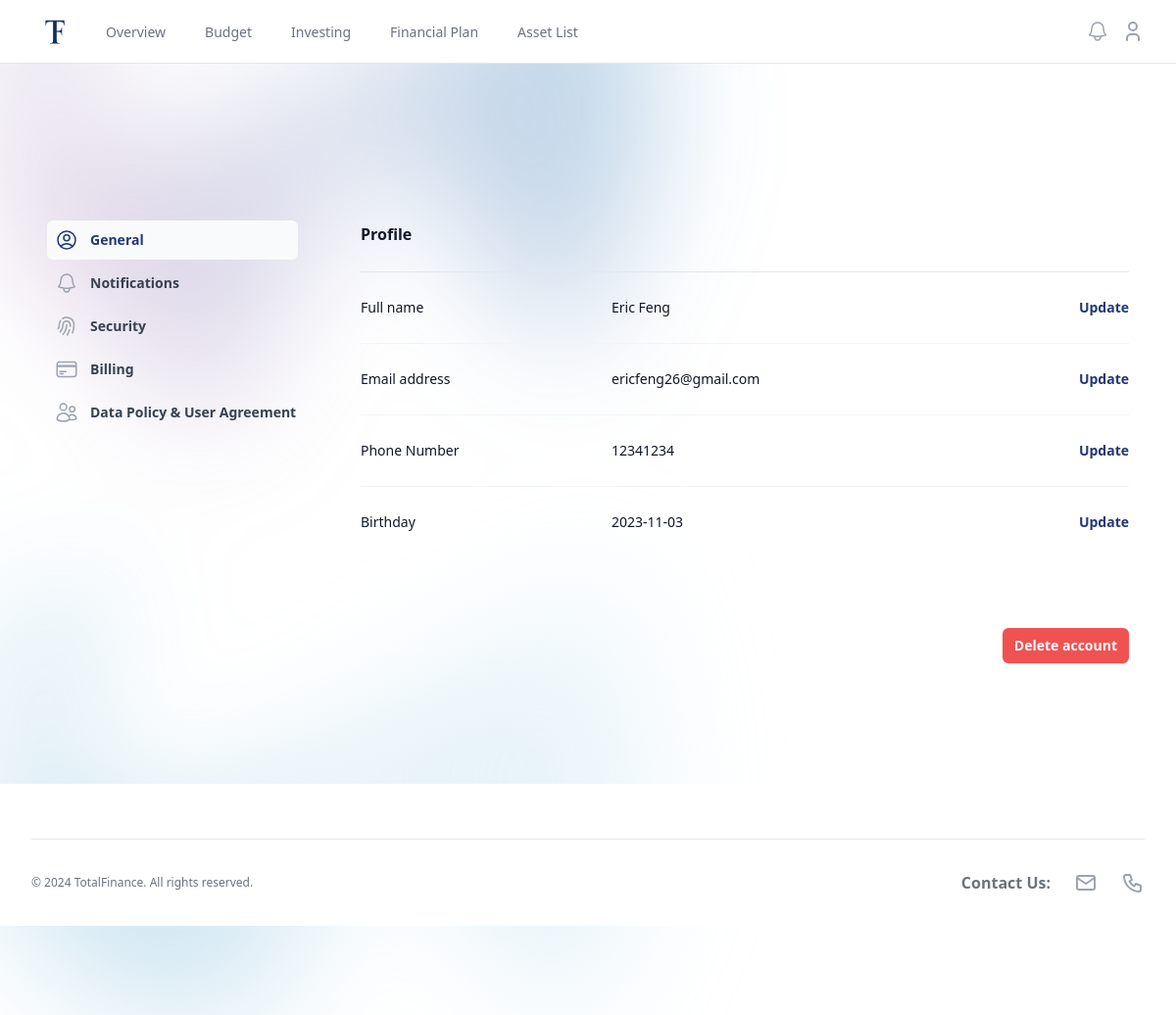
The app's page /settings (signed in), older data.
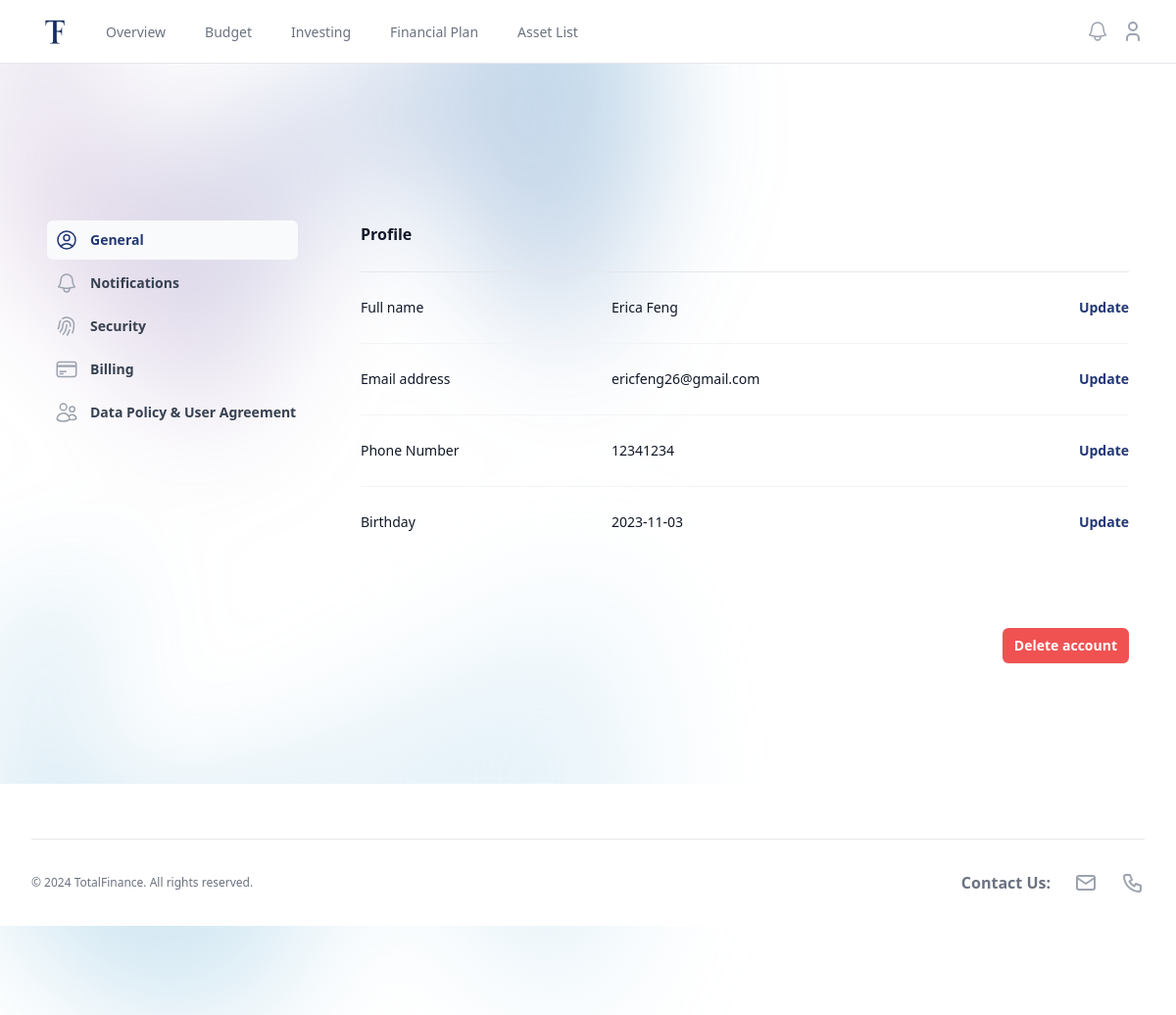
The same page, newer data.
### flaskmain/models.py (models this page shows, shortened)
class Users(db.Model, UserMixin):
    id = db.Column(db.Integer, primary_key = True)
    name = db.Column(db.String(50), unique = False, nullable = False)
    email = db.Column(db.String(120), unique = True, nullable = False)
    password = db.Column(db.String(60), nullable = False)
    phone = db.Column(db.String(60), unique = True, nullable = False)
    dob = db.Column(db.String(60), nullable = False)

### flaskmain/routes.py (the view)
@application.route("/settings", methods = ["GET", "POST"])
@login_required
def settings():
    form = RegistrationForm()
    nameform = SettingNameForm()
    emailform = SettingEmailForm()
    phoneform = SettingPhoneForm()
    dobform = SettingDOBForm()
    if nameform.submit.data and nameform.validate_on_submit():
        current_user.name = nameform.name.data
        db.session.commit()
        return redirect(url_for("settings"))
    if emailform.submit.data and emailform.validate_on_submit():
        current_user.email = emailform.email.data
        db.session.commit()
        return redirect(url_for("settings"))
    if phoneform.submit.data and phoneform.validate_on_submit():
         print("phone")
         current_user.phone = phoneform.phone.data
         db.session.commit()
         return redirect(url_for("settings"))
    if dobform.submit.data and dobform.validate_on_submit():
        print("dob")
        current_user.dob = dobform.birthday.data
        db.session.commit()
        return redirect(url_for("settings"))
    return render_template("settings.html", title ="Settings", form=form, nameform=nameform, emailform=emailform, phoneform=phoneform, dobform=dobform)

### flaskmain/models.py (called while the page is built)
@login_manager.user_loader
def load_user(user_id):
    return Users.query.get(int(user_id))

### flaskmain/templates/settings.html (shortened to what this page needs)
{% extends "layout_app.html" %}
{% block content %}
  <div class="mx-auto max-w-7xl pt-16 lg:flex lg:gap-x-16 lg:px-8">
    <aside class="flex overflow-x-auto border-b border-gray-900/5 py-4 lg:block lg:w-64 lg:flex-none lg:border-0 lg:py-20">
      <nav class="flex-none px-4 sm:px-6 lg:px-0">
        <ul role="list" class="flex gap-x-3 gap-y-1 whitespace-nowrap lg:flex-col">
          <li>
            <a href="{{ url_for("settings") }}" class="bg-gray-50 text-blue-900 group flex gap-x-3 rounded-md py-2 pl-2 pr-3 text-sm leading-6 font-semibold">
              General
            </a>
          </li>
          <li>
              <a href="{{ url_for("notifications") }}" class="text-gray-700 hover:text-blue-800 hover:bg-gray-50 group flex gap-x-3 rounded-md py-2 pl-2 pr-3 text-sm leading-6 font-semibold">
              Notifications
            </a>
          </li>
          <li>
            <a href="{{ url_for("security") }}" class="text-gray-700 hover:text-blue-800 hover:bg-gray-50 group flex gap-x-3 rounded-md py-2 pl-2 pr-3 text-sm leading-6 font-semibold">
              Security
            </a>
          </li>
          <li>
            <a href="#" class="text-gray-700 hover:text-blue-800 hover:bg-gray-50 group flex gap-x-3 rounded-md py-2 pl-2 pr-3 text-sm leading-6 font-semibold">
              Billing
            </a>
          </li>
          <li>
            <a href="#" class="text-gray-700 hover:text-blue-800 hover:bg-gray-50 group flex gap-x-3 rounded-md py-2 pl-2 pr-3 text-sm leading-6 font-semibold">
              Data Policy & User Agreement
            </a>
          </li>
        </ul>
      </nav>
    </aside>
    <main class="px-4 py-16 sm:px-6 lg:flex-auto lg:px-0 lg:py-20">
      <div class="mx-auto max-w-2xl space-y-16 sm:space-y-20 lg:mx-0 lg:max-w-none">
        <div>
          <h2 class="text-base font-semibold leading-7 text-gray-900">Profile</h2>
          <dl class="mt-6 space-y-6 divide-y divide-gray-100 border-t border-gray-200 text-sm leading-6">
            <div class="pt-6 sm:flex">
              <dt class="font-medium text-gray-900 sm:w-64 sm:flex-none sm:pr-6">Full name</dt>
              <dd class="mt-1 flex justify-between gap-x-6 sm:mt-0 sm:flex-auto">
                <div class="text-gray-900">{{current_user.name}}</div>
                <button id = "openNameSetting-button" type="button" class="font-semibold text-blue-900 hover:text-blue-800">Update</button>
              </dd>
            </div>
            <div class="pt-6 sm:flex">
              <dt class="font-medium text-gray-900 sm:w-64 sm:flex-none sm:pr-6">Email address</dt>
              <dd class="mt-1 flex justify-between gap-x-6 sm:mt-0 sm:flex-auto">
                <div class="text-gray-900">{{current_user.email}}</div>
                <button id = "openEmailSetting-button" type="button" class="font-semibold text-blue-900 hover:text-blue-800">Update</button>
              </dd>
            </div>
            <div class="pt-6 sm:flex">
              <dt class="font-medium text-gray-900 sm:w-64 sm:flex-none sm:pr-6">Phone Number</dt>
              <dd class="mt-1 flex justify-between gap-x-6 sm:mt-0 sm:flex-auto">
                <div class="text-gray-900">{{current_user.phone}}</div>
                <button id = "openPhoneSetting-button" type="button" class="font-semibold text-blue-900 hover:text-blue-800">Update</button>
              </dd>
            </div>
            <div class="pt-6 sm:flex">
              <dt class="font-medium text-gray-900 sm:w-64 sm:flex-none sm:pr-6">Birthday</dt>
              <dd class="mt-1 flex justify-between gap-x-6 sm:mt-0 sm:flex-auto">
                <div class="text-gray-900">{{current_user.dob}}</div>
                <button id = "openBirthdaySetting-button" type="button" class="font-semibold text-blue-900 hover:text-blue-800">Update</button>
              </dd>
            </div>
          </dl>
        </div>
        <div>
        <div class = "py-4">
          <form class="flex items-start justify-end">
            <button type="submit" class="rounded-md bg-red-500 px-3 py-2 text-sm font-semibold text-white shadow-sm hover:bg-red-400">Delete account</button>
          </form>
        </div>
      </div>
    </main>
  </div>
    </div>
  </div>
{% endblock content %}

### flaskmain/templates/layout_app.html (shortened to what this page needs)
<!DOCTYPE html>
<html class="h-full" lang="en">
    <head>
        <link href="{{url_for('static',filename='css/output.css')}}" rel="stylesheet">
    </head>
<body class="h-full">
    <div class="min-h-full">
        <nav class="border-b border-gray-200 bg-white">
        <div class="mx-auto max-w-7xl px-4 sm:px-6 lg:px-8">
            <div class="flex h-16 justify-between">
            <div class="flex">
                <div class="flex flex-shrink-0 items-center">
                <a href = "{{ url_for("home") }}">
                    <img class="h-12 w-auto" src="{{url_for('static',filename='images/m1-2.png')}}" alt="">
                </a>
                </div>
                <div class="hidden sm:-my-px sm:ml-6 sm:flex sm:space-x-8">
                <a href="{{ url_for("overview") }}" class="inline-flex items-center border-b-2 px-1 pt-1 text-sm font-medium {% if request.path == "/overview" %}border-blue-900 text-gray-900{% else %}border-transparent text-gray-500 hover:border-gray-300 hover:text-gray-700{% endif %}" aria-current="page">Overview</a>
                <a href="{{ url_for("budget") }}" class="inline-flex items-center border-b-2 px-1 pt-1 text-sm font-medium {% if request.path == "/budget" %}border-blue-900 text-gray-900{% else %}border-transparent text-gray-500 hover:border-gray-300 hover:text-gray-700{% endif %}">Budget</a>
                <a href="{{ url_for("investing") }}" class="inline-flex items-center border-b-2 px-1 pt-1 text-sm font-medium {% if request.path == "/investing" %}border-blue-900 text-gray-900{% else %}border-transparent text-gray-500 hover:border-gray-300 hover:text-gray-700{% endif %}">Investing</a>
                <a href="{{ url_for("financialplan") }}" class="inline-flex items-center border-b-2 px-1 pt-1 text-sm font-medium {% if request.path == "/financialplan" %}border-blue-900 text-gray-900{% else %}border-transparent text-gray-500 hover:border-gray-300 hover:text-gray-700{% endif %}">Financial Plan</a>
                <a href="{{ url_for("assetlist") }}" class="inline-flex items-center border-b-2 px-1 pt-1 text-sm font-medium {% if request.path == "/assetlist" %}border-blue-900 text-gray-900{% else %}border-transparent text-gray-500 hover:border-gray-300 hover:text-gray-700{% endif %}">Asset List</a>
            </div>
            </div>
            <div class="hidden sm:ml-6 sm:flex sm:items-center">
                <div class="relative ml-3">
                <button type="button" class="relative flex max-w-xs items-center rounded-full bg-white text-sm text-gray-400 hover:text-gray-500 focus:outline-none focus:ring-2 focus:ring-blue-900 focus:ring-offset-2" id="notification-menu-button" aria-expanded="false" aria-haspopup="true">
                    <span class="absolute -inset-1.5"></span>
                </button>
            </div>
                <div class="relative ml-3">
                <div>
                    <button type="button" class="relative flex max-w-xs items-center rounded-full bg-white text-sm text-gray-400 hover:text-gray-500 focus:outline-none focus:ring-2 focus:ring-blue-900 focus:ring-offset-2" id="user-menu-button" aria-expanded="false" aria-haspopup="true">
                    <span class="absolute -inset-1.5"></span>
                    </button>
                </div>
                </div>
            </div>
            </div>
        </div>
        </nav>
        <div class="absolute inset-x-0 -top-40 -z-10 transform-gpu overflow-hidden blur-3xl sm:-top-80" aria-hidden="true">
        <div class="relative left-[calc(50%-11rem)] aspect-[1155/678] w-[36.125rem] -translate-x-1/2 rotate-[30deg] bg-gradient-to-tr from-[#ff80b5] to-[#0077B6] opacity-30 sm:left-[calc(50%-30rem)] sm:w-[72.1875rem]" style="clip-path: polygon(74.1% 44.1%, 100% 61.6%, 97.5% 26.9%, 85.5% 0.1%, 80.7% 2%, 72.5% 32.5%, 60.2% 62.4%, 52.4% 68.1%, 47.5% 58.3%, 45.2% 34.5%, 27.5% 76.7%, 0.1% 64.9%, 17.9% 100%, 27.6% 76.8%, 76.1% 97.7%, 74.1% 44.1%)"></div>
        <div class="relative left-[calc(50%-11rem)] aspect-[1155/678] w-[36.125rem] -translate-x-1/2 rotate-[30deg] bg-gradient-to-tr from-[#0077B6] to-[#E1F1FA] opacity-30 sm:left-[calc(50%-30rem)] sm:w-[72.1875rem]" style="clip-path: polygon(74.1% 44.1%, 100% 61.6%, 97.5% 26.9%, 85.5% 0.1%, 80.7% 2%, 72.5% 32.5%, 60.2% 62.4%, 52.4% 68.1%, 47.5% 58.3%, 45.2% 34.5%, 27.5% 76.7%, 0.1% 64.9%, 17.9% 100%, 27.6% 76.8%, 76.1% 97.7%, 74.1% 44.1%)"></div>
        </div>
    <header class="relative isolate">
        <div class="rounded-md p-4">
            {%block content %}{% endblock %}
    <footer class="bg-white" aria-labelledby="footer-heading">
      <div class="mx-auto max-w-7xl px-6 pb-8 pt-6 sm:pt-6 lg:px-8 lg:pt-6">
        <div class="border-t border-gray-900/10 pt-8 sm:mt-8 md:flex md:items-center md:justify-between">
          <div class="flex justify-center space-x-6 md:order-2">
            <p class=" text-gray-500 font-semibold  md:mt-0">Contact Us:</p>
            <a href="{{ url_for("contact") }}" class="text-gray-400 hover:text-gray-500">
            </a>
            <a href="{{ url_for("contact") }}" class="text-gray-400 hover:text-gray-500">
            </a>
          </div>
          <p class="mt-8 text-center text-xs leading-5 text-gray-500 md:order-1 md:mt-0">&copy; 2024 TotalFinance. All rights reserved.</p>
        </div>
      </div>
    </footer>
</body>
</html>

Row changes from the older to the newer data that the page shows:
changed Users "ericfeng26@gmail.com": name "Eric Feng" → "Erica Feng"
